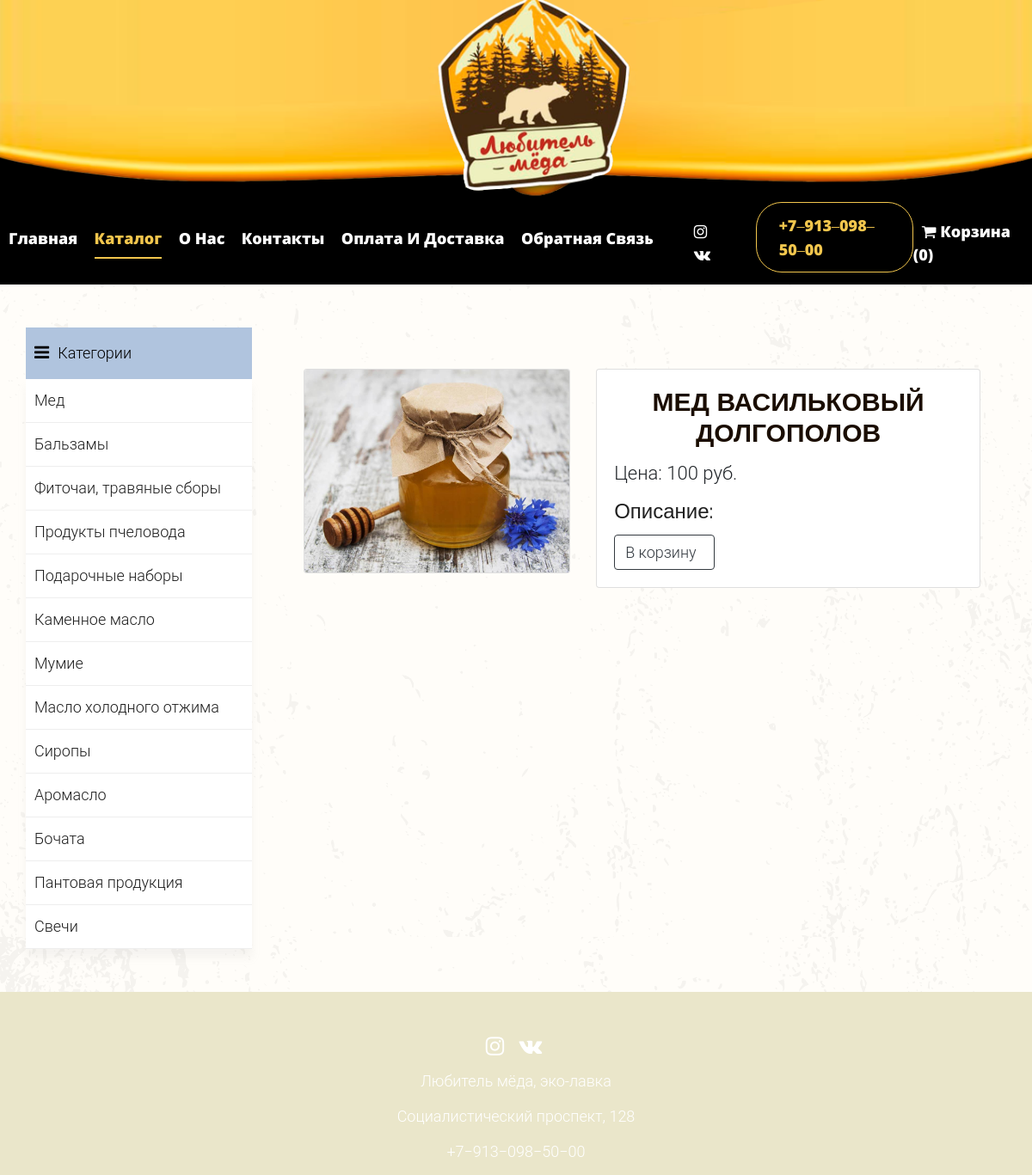
Screenshot of /product/15 with the database file from the repository.
### tables this page shows
CREATE TABLE `product` (
  `id` int(11) NOT NULL,
  `name` varchar(255) NOT NULL,
  `category_id` int(11) NOT NULL,
  `code` int(11) NOT NULL,
  `price` int(11) NOT NULL,
  `availability` int(11) NOT NULL,
  `image` varchar(11) DEFAULT NULL,
  `description` text NOT NULL,
  `is_popular` int(11) NOT NULL DEFAULT '0',
  `is_new` int(11) NOT NULL DEFAULT '1',
  `status` int(11) NOT NULL DEFAULT '1'
);

CREATE TABLE `category` (
  `id` int(11) NOT NULL,
  `name` varchar(255) NOT NULL,
  `sort_order` int(11) NOT NULL DEFAULT '0',
  `status` int(11) NOT NULL DEFAULT '1',
  `image` varchar(255) DEFAULT NULL
);

### config/routes.php (called while the page is built)
<?php
return array(
    'product/([0-9]+)' => 'product/view/$1',
    'category/([0-9]+)/page-([0-9]+)' => 'catalog/category/$1/$2',
    'category/([0-9]+)' => 'catalog/category/$1',
    'cart/checkout' => 'cart/checkout',
    'cart/deleteAjax/([0-9]+)' => 'cart/deleteAjax/$1',
    'cart/addAjax/([0-9]+)' => 'cart/addAjax/$1',
    'cart' => 'cart/index',
    'user/register' => 'user/register',
    'user/login' => 'user/login',
    'user/logout' => 'user/logout',
    'cabinet' => 'cabinet/index',
    'admin/product/create' => 'adminProduct/create',
    'admin/product/update/([0-9]+)' => 'adminProduct/update/$1',
    'admin/product/delete/([0-9]+)' => 'adminProduct/delete/$1',
    'admin/product' => 'adminProduct/index',
    'admin/category/create' => 'adminCategory/create',
    'admin/category/update/([0-9]+)' => 'adminCategory/update/$1',
    'admin/category/delete/([0-9]+)' => 'adminCategory/delete/$1',
    'admin/category' => 'adminCategory/index',
    'admin/order/update/([0-9]+)' => 'adminOrder/update/$1',
    'admin/order/delete/([0-9]+)' => 'adminOrder/delete/$1',
    'admin/order/view/([0-9]+)' => 'adminOrder/view/$1',
    'admin/order' => 'adminOrder/index',
    'category' => 'catalog/index',
    'admin' => 'admin/index',
    'about' => 'about/index',
    'contacts' => 'contacts/index',
    'delivery' => 'delivery/index',
    'feedback' => 'feedback/index',
    '' => 'site/index',
);

### controllers/ProductController.php (called while the page is built, shortened)
<?php
include_once ROOT . '/models/category.php';
include_once ROOT . '/components/cart.php';
include_once ROOT . '/models/product.php';
class ProductController
{
    public function actionView($productId)
    {
        $categories = Category::getCategoriesList();
        $product = Product::getProductById($productId);
        $index = 2;
        require_once(ROOT . '/views/product/view.php');
        return true;
    }
}

### index.php (called while the page is built, shortened)
<?php
require_once(ROOT . '/components/Router.php');
$router = new Router();
$router->run();

### components/Cart.php (called while the page is built, shortened)
<?php
class Cart
{
    public static function countItems()
    {
        if (isset($_SESSION['products'])) {
            $count = 0;
            foreach ($_SESSION['products'] as $id => $quantity) {
                $count = $count + $quantity;
            }
            return $count;
        } else {
            return 0;
        }
    }
}

### models/category.php (called while the page is built, shortened)
<?php
class Category
{
    public static function getCategoriesList()
    {
        $db = Db::getConnection();
        $categoryList = array();
        $result = $db->query('SELECT id, name FROM category '
                . 'WHERE status = "1"'
                . 'ORDER BY sort_order ASC');
        $i = 0;
        while($row = $result->fetch()){
            $categoryList[$i]['id'] = $row['id'];
            $categoryList[$i]['name'] = $row['name'];
            $i++;
        }
        return $categoryList;
    }
}

### models/product.php (called while the page is built, shortened)
<?php
class Product
{
    public static function getProductById($id)
    {
        $id = intval($id);
        if ($id) {
            $db = Db::getConnection();
            $result = $db->query('SELECT * FROM product WHERE id=' . $id);
            $result->setFetchMode(PDO::FETCH_ASSOC);
            return $result->fetch();
        }
    }
    public static function getImage($id)
    {
        $noImage = 'no-image.jpg';
        $path = '/upload/images/products/';
        $pathToProductImage = $path . $id . '.jpg';
        if (file_exists($_SERVER['DOCUMENT_ROOT'].$pathToProductImage)) {
            return $pathToProductImage;
        }
        return $path . $noImage;
    }
}

### views/product/view.php (the view, shortened to what this page needs)
<?php include ROOT . '/views/layouts/header.php'; ?>
<div class="products-slider">
    <div class="container-fluid">
        <div class="row">
            <div class="sidebar-categories col-lg-3">
                <a href="#">
                    <div class="head"><i class="fa fa-bars"></i>Категории</div>
                </a>
                <ul class="main-categories">
                    <?php foreach ($categories as $categoryItem) : ?>
                        <li class=" menu-element current main-nav-list <?php if ($categoryId == $categoryItem['id']) echo 'active'; ?>"><a href="/category/<?php echo $categoryItem['id']; ?>"><?php echo $categoryItem['name']; ?></a></li>
                    <?php endforeach; ?>
                </ul>
            </div>
            <div class=" col-lg-9">
                <div class="container pb-5">
                    <div class="row">
                        <div class="col-lg-5 mt-5">
                            <div class="card mb-3">
                                <img class="card-img img-fluid" src="<?php echo Product::getImage($product['id']); ?>" alt="Card image cap" id="product-detail">
                            </div>
                        </div>
                        <div class="col-lg-7 mt-5">
                            <div class="card">
                                <div class="card-body">
                                    <h1 class="h2"><?php echo $product['name']; ?></h1>
                                    <p class="h3 py-2">Цена: <?php echo $product['price']; ?> руб.</p>
                                    <h4>Описание:</h4>
                                    <a class="btn btn-outline-dark  add-to-cart" href="/cart/addAjax/<?php echo $product['id']; ?>" data-id="<?php echo $product['id']; ?>">В корзину&nbsp;&nbsp;</a>
                                </div>
                            </div>
                        </div>
                    </div>
                </div>
            </div>
        </div>
    </div>
</div>
<?php include ROOT . '/views/layouts/footer.php'; ?>

### components/Router.php (shortened to what this page needs)
<?php
class Router
{
    private $routes;
    public function __construct()
    {
        $routesPath = ROOT . '/config/routes.php';
        $this->routes = include($routesPath);
    }
    private function getURI()
    {
        if (!empty($_SERVER['REQUEST_URI'])) {
            return trim($_SERVER['REQUEST_URI'], '/');
        }
    }
    public function run()
    {
        $uri = $this->getURI();
        foreach ($this->routes as $uriPattern => $path) {
            if (preg_match("~$uriPattern~", $uri)) {
                $internalRoute = preg_replace("~$uriPattern~", $path, $uri);
                $segments = explode('/', $internalRoute);
                $controllerName = array_shift($segments) . 'Controller';
                $actionName = 'action' . ucfirst(array_shift($segments));
                $parameters = $segments;
                $controllerObject = new $controllerName;
                $result = call_user_func_array(array($controllerObject, $actionName), $parameters);
                if ($result != null) {
                    break;
                }
            }
        }
    }
}

### views/layouts/header.php (shortened to what this page needs)
<!doctype html>
<html class="no-js" lang="zxx">
<head>
    <link rel="stylesheet" href="/template/css/bootstrap.min.css">
    <link rel="stylesheet" href="/template/css/owl.carousel.min.css">
    <link rel="stylesheet" href="/template/css/font-awesome.min.css">
    <link rel="stylesheet" href="/template/css/themify-icons.css">
    <link rel="stylesheet" href="/template/css/animate.css">
    <link rel="stylesheet" href="/template/css/style.css">
    <link rel="stylesheet" href="/template/css/slicknav.css">
    <link rel="stylesheet" href="/assets/css/templatemo.css">
</head>
<body>
    <header>
        <div class="header-area ">
            <div class="fa">
                <div class="container-fluid p-0">
                    <div class="row">
                        <div class="col-12">
                            <img src="/template/img/logo.png" alt="" class="img-fluid p-0">
                        </div>
                    </div>
                </div>
            </div>
            <div id="" class="main-header-area">
                <div class="container-fluid p-0 ">
                    <div class="row align-items-center no-gutters p-0">
                        <div class="col-xl-8 col-lg-6 p-0 d-none d-lg-block">
                            <div class="main-menu  d-none d-lg-block">
                                <nav>
                                    <ul id="navigation">
                                        <li><a class="<?php if ($index == 1) echo 'active'; ?>" href="/">Главная</a></li>
                                        <li><a class="<?php if ($index == 2) echo 'active'; ?>" href="/category/">Каталог</a></li>
                                        <li><a class="<?php if ($index == 3) echo 'active'; ?>" href="/about/">О нас</a></li>
                                        <li><a class="<?php if ($index == 4) echo 'active'; ?>" href="/contacts/">Контакты</a></li>
                                        <li><a class="<?php if ($index == 5) echo 'active'; ?>" href="/delivery/">Оплата и Доставка</a></li>
                                        <li><a class="<?php if ($index == 6) echo 'active'; ?>" href="/feedback/">Обратная связь</a></li>
                                    </ul>
                                </nav>
                            </div>
                        </div>
                        <div class="col-xl-4 col-lg-6 col-md-4 col-sm-5 col-7 p-0">
                            <div class="book_room">
                                <div class="socail_links">
                                    <ul>
                                        <li>
                                            <a href="https://www.instagram.com/lyubitel_meda/">
                                                <i class="fa fa-instagram"></i>
                                            </a>
                                        </li>
                                        <li>
                                            <a href="https://vk.com/public196266468">
                                                <i class="fa fa-vk"></i>
                                            </a>
                                        </li>
                                    </ul>
                                </div>
                                <div class="book_btn d-none d-xl-block">
                                    <p>+7‒913‒098‒50‒00</p>
                                </div>
                                <div class="cart d-block">
                                    <a href="/cart">
                                        <i class="fa fa-shopping-cart"></i><span class="cart-word"> Корзина
                                            (<span id="cart-count"><?php echo Cart::countItems(); ?></span>)</span>
                                    </a>
                                </div>
                            </div>
                        </div>
                        <div class="col-md-8 col-sm-7 col-5">
                        </div>
                    </div>
                </div>
            </div>
        </div>
    </header>

### views/layouts/footer.php (shortened to what this page needs)
<section id="footer">
    <div class="container">
        <div class="row">
            <div class="col-xs-12 col-sm-12 col-md-12 mt-2 mt-sm-5">
                <ul class="list-unstyled list-inline social text-center">
                    <li class="list-inline-item"><a href="https://www.instagram.com/lyubitel_meda/"><i class="fa fa-instagram"></i></a></li>
                    <li class="list-inline-item"><a href="https://vk.com/public196266468"><i class="fa fa-vk"></i></a></li>
                </ul>
            </div>
        </div>
        <div class="row">
            <div class="col-xs-12 col-sm-12 col-md-12 mt-2 mt-sm-2 text-center text-white">
                <p>Любитель мёда, эко-лавка</p>
                <p> Социалистический проспект, 128</p>
                <p>+7‒913‒098‒50‒00</p>
            </div>
        </div>
    </div>
</section>
</body>
</html>

### assets/css/templatemo.css (style rules this page uses)
body, ul, li, p, a, label, input, div { font-family: 'Roboto', sans-serif; font-size: 18px !important; font-weight: 300 !important; }
.h2 { font-family: 'Roboto', sans-serif; font-size: 30px !important; font-weight: 300; }
.h3 { font-family: 'Roboto', sans-serif; font-size: 22px !important; }

### rows the page displays
product: name "МЕД ВАСИЛЬКОВЫЙ ДОЛГОПОЛОВ", price "100"
category: name "Мед"
category: name "Бальзамы"
category: name "Фиточаи, травяные сборы"
category: name "Продукты пчеловода"
category: name "Подарочные наборы"
category: name "Каменное масло"
category: name "Мумие"
category: name "Масло холодного отжима"
category: name "Сиропы"
category: name "Аромасло"
category: name "Бочата"
category: name "Пантовая продукция"
category: name "Свечи"
